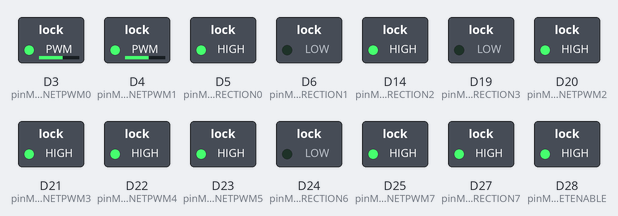
A sketch run on a simulated Arduino Due. Shown: switched loads named in the sketch (green lamp = pin HIGH). What the sketch prints to the serial monitor is not drawn.

Above: at 0.1 s.
Timing chart, 0 to 1.6 s (numbered marks = the images above):
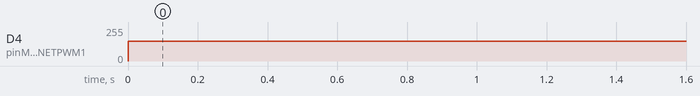

The sketch:

TestingElectromagnets.ino
```cpp
const int pinMAGNETPWM0 = 3;
const int pinMAGNETPWM1 = 4;
const int pinMAGNETPWM2 = 20;
const int pinMAGNETPWM3 = 21;
const int pinMAGNETPWM4 = 22;
const int pinMAGNETPWM5 = 23;
const int pinMAGNETPWM6 = 32;
const int pinMAGNETPWM7 = 25;
const int pinMAGNETDIRECTION0 = 5;
const int pinMAGNETDIRECTION1 = 6;
const int pinMAGNETDIRECTION2 = 14;
const int pinMAGNETDIRECTION3 = 19;
const int pinMAGNETDIRECTION4 = A10;
const int pinMAGNETDIRECTION5 = 33;
const int pinMAGNETDIRECTION6 = 24;
const int pinMAGNETDIRECTION7 = 27;
const int pinMAGNETENABLE = 28;

int counter = 0;

void setup() {
  pinMode(pinMAGNETPWM0, OUTPUT);
  pinMode(pinMAGNETPWM1, OUTPUT);
  pinMode(pinMAGNETPWM2, OUTPUT);
  pinMode(pinMAGNETPWM3, OUTPUT);
  pinMode(pinMAGNETPWM4, OUTPUT);
  pinMode(pinMAGNETPWM5, OUTPUT);
  pinMode(pinMAGNETPWM6, OUTPUT);
  pinMode(pinMAGNETPWM7, OUTPUT);

  pinMode(pinMAGNETDIRECTION0, OUTPUT);
  pinMode(pinMAGNETDIRECTION1, OUTPUT);
  pinMode(pinMAGNETDIRECTION2, OUTPUT);
  pinMode(pinMAGNETDIRECTION3, OUTPUT);
  pinMode(pinMAGNETDIRECTION4, OUTPUT);
  pinMode(pinMAGNETDIRECTION5, OUTPUT);
  pinMode(pinMAGNETDIRECTION6, OUTPUT);
  pinMode(pinMAGNETDIRECTION7, OUTPUT);

  pinMode(pinMAGNETENABLE, OUTPUT);

  digitalWrite(pinMAGNETPWM0, HIGH);
  digitalWrite(pinMAGNETPWM1, HIGH);
  digitalWrite(pinMAGNETPWM2, HIGH);
  digitalWrite(pinMAGNETPWM3, HIGH);
  digitalWrite(pinMAGNETPWM4, HIGH);
  digitalWrite(pinMAGNETPWM5, HIGH);
  digitalWrite(pinMAGNETPWM6, HIGH);
  digitalWrite(pinMAGNETPWM7, HIGH);

  digitalWrite(pinMAGNETDIRECTION0, HIGH);
  digitalWrite(pinMAGNETDIRECTION1, LOW);
  digitalWrite(pinMAGNETDIRECTION2, HIGH);
  digitalWrite(pinMAGNETDIRECTION3, LOW);
  digitalWrite(pinMAGNETDIRECTION4, LOW);
  digitalWrite(pinMAGNETDIRECTION5, LOW);
  digitalWrite(pinMAGNETDIRECTION6, LOW);
  digitalWrite(pinMAGNETDIRECTION7, HIGH);

  digitalWrite(pinMAGNETENABLE, HIGH);

  analogWriteResolution(10);
  analogWriteFrequency(pinMAGNETPWM0, 46875); // some of these are redundant, since multiple pins are on the same timer
  // magic number based on keeping frequency above 20khz for audible reasons and the filter of the inductor is around 20khz,
  // plus that is the number that maps perfectly to 10 bit resolution at 96Mhz processor speed
  analogWriteFrequency(pinMAGNETPWM1, 46875);
  analogWriteFrequency(pinMAGNETPWM2, 46875);
  analogWriteFrequency(pinMAGNETPWM3, 46875);
  analogWriteFrequency(pinMAGNETPWM4, 46875);
  analogWriteFrequency(pinMAGNETPWM5, 46875);
  analogWriteFrequency(pinMAGNETPWM6, 46875);
  analogWriteFrequency(pinMAGNETPWM7, 46875);
}

void loop() {
  analogWrite(pinMAGNETPWM0, 600);
  analogWrite(pinMAGNETPWM1, 600);
  analogWrite(pinMAGNETPWM2, 600);
  // put your main code here, to run repeatedly:
  for (counter = 0; counter < 512; counter ++){
    //analogWrite(pinMAGNETPWM0, 1024 - counter);
    //analogWrite(pinMAGNETPWM7, 1024 - counter);
    Serial.print("Power: "); Serial.println(counter);
    delay(300);
  }

}
```

Measured:
- by itself, D4 (pinMAGNETPWM1): 0/255 → 149/255 at 0.00 s
